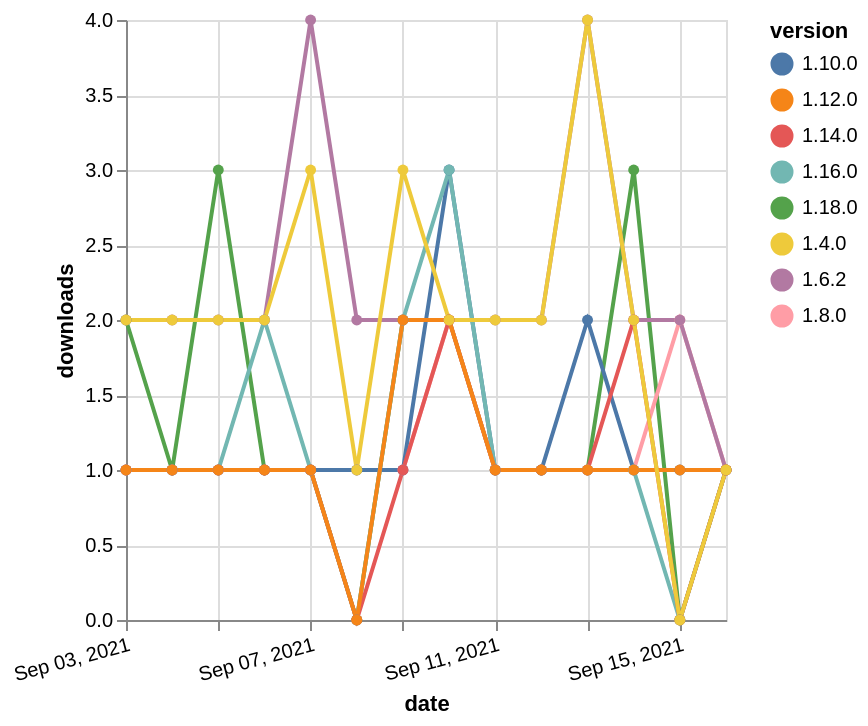

Specify this chart in Vega-Lite:
### Vega-Lite specification from a JSON file in a GitHub repository (floating-point values rounded to 4 significant figures)
{"$schema": "https://vega.github.io/schema/vega-lite/v5.json", "description": "A simple bar chart with embedded data.", "data": {"values": [{"date": "2021-09-03", "total": 125, "delta": 2, "version": "1.18.0"}, {"date": "2021-09-04", "total": 126, "delta": 1, "version": "1.18.0"}, {"date": "2021-09-05", "total": 129, "delta": 3, "version": "1.18.0"}, {"date": "2021-09-06", "total": 130, "delta": 1, "version": "1.18.0"}, {"date": "2021-09-07", "total": 131, "delta": 1, "version": "1.18.0"}, {"date": "2021-09-08", "total": 131, "delta": 0, "version": "1.18.0"}, {"date": "2021-09-09", "total": 133, "delta": 2, "version": "1.18.0"}, {"date": "2021-09-10", "total": 135, "delta": 2, "version": "1.18.0"}, {"date": "2021-09-11", "total": 136, "delta": 1, "version": "1.18.0"}, {"date": "2021-09-12", "total": 137, "delta": 1, "version": "1.18.0"}, {"date": "2021-09-13", "total": 138, "delta": 1, "version": "1.18.0"}, {"date": "2021-09-14", "total": 141, "delta": 3, "version": "1.18.0"}, {"date": "2021-09-15", "total": 141, "delta": 0, "version": "1.18.0"}, {"date": "2021-09-16", "total": 142, "delta": 1, "version": "1.18.0"}, {"date": "2021-09-03", "total": 270, "delta": 1, "version": "1.8.0"}, {"date": "2021-09-04", "total": 271, "delta": 1, "version": "1.8.0"}, {"date": "2021-09-05", "total": 272, "delta": 1, "version": "1.8.0"}, {"date": "2021-09-06", "total": 273, "delta": 1, "version": "1.8.0"}, {"date": "2021-09-07", "total": 274, "delta": 1, "version": "1.8.0"}, {"date": "2021-09-08", "total": 275, "delta": 1, "version": "1.8.0"}, {"date": "2021-09-09", "total": 276, "delta": 1, "version": "1.8.0"}, {"date": "2021-09-10", "total": 278, "delta": 2, "version": "1.8.0"}, {"date": "2021-09-11", "total": 279, "delta": 1, "version": "1.8.0"}, {"date": "2021-09-12", "total": 280, "delta": 1, "version": "1.8.0"}, {"date": "2021-09-13", "total": 281, "delta": 1, "version": "1.8.0"}, {"date": "2021-09-14", "total": 282, "delta": 1, "version": "1.8.0"}, {"date": "2021-09-15", "total": 284, "delta": 2, "version": "1.8.0"}, {"date": "2021-09-16", "total": 285, "delta": 1, "version": "1.8.0"}, {"date": "2021-09-03", "total": 215, "delta": 1, "version": "1.10.0"}, {"date": "2021-09-04", "total": 216, "delta": 1, "version": "1.10.0"}, {"date": "2021-09-05", "total": 217, "delta": 1, "version": "1.10.0"}, {"date": "2021-09-06", "total": 218, "delta": 1, "version": "1.10.0"}, {"date": "2021-09-07", "total": 219, "delta": 1, "version": "1.10.0"}, {"date": "2021-09-08", "total": 220, "delta": 1, "version": "1.10.0"}, {"date": "2021-09-09", "total": 221, "delta": 1, "version": "1.10.0"}, {"date": "2021-09-10", "total": 224, "delta": 3, "version": "1.10.0"}, {"date": "2021-09-11", "total": 225, "delta": 1, "version": "1.10.0"}, {"date": "2021-09-12", "total": 226, "delta": 1, "version": "1.10.0"}, {"date": "2021-09-13", "total": 228, "delta": 2, "version": "1.10.0"}, {"date": "2021-09-14", "total": 229, "delta": 1, "version": "1.10.0"}, {"date": "2021-09-15", "total": 230, "delta": 1, "version": "1.10.0"}, {"date": "2021-09-16", "total": 231, "delta": 1, "version": "1.10.0"}, {"date": "2021-09-03", "total": 204, "delta": 1, "version": "1.16.0"}, {"date": "2021-09-04", "total": 205, "delta": 1, "version": "1.16.0"}, {"date": "2021-09-05", "total": 206, "delta": 1, "version": "1.16.0"}, {"date": "2021-09-06", "total": 208, "delta": 2, "version": "1.16.0"}, {"date": "2021-09-07", "total": 209, "delta": 1, "version": "1.16.0"}, {"date": "2021-09-08", "total": 209, "delta": 0, "version": "1.16.0"}, {"date": "2021-09-09", "total": 211, "delta": 2, "version": "1.16.0"}, {"date": "2021-09-10", "total": 214, "delta": 3, "version": "1.16.0"}, {"date": "2021-09-11", "total": 215, "delta": 1, "version": "1.16.0"}, {"date": "2021-09-12", "total": 216, "delta": 1, "version": "1.16.0"}, {"date": "2021-09-13", "total": 217, "delta": 1, "version": "1.16.0"}, {"date": "2021-09-14", "total": 218, "delta": 1, "version": "1.16.0"}, {"date": "2021-09-15", "total": 218, "delta": 0, "version": "1.16.0"}, {"date": "2021-09-16", "total": 219, "delta": 1, "version": "1.16.0"}, {"date": "2021-09-03", "total": 178, "delta": 1, "version": "1.14.0"}, {"date": "2021-09-04", "total": 179, "delta": 1, "version": "1.14.0"}, {"date": "2021-09-05", "total": 180, "delta": 1, "version": "1.14.0"}, {"date": "2021-09-06", "total": 181, "delta": 1, "version": "1.14.0"}, {"date": "2021-09-07", "total": 182, "delta": 1, "version": "1.14.0"}, {"date": "2021-09-08", "total": 182, "delta": 0, "version": "1.14.0"}, {"date": "2021-09-09", "total": 183, "delta": 1, "version": "1.14.0"}, {"date": "2021-09-10", "total": 185, "delta": 2, "version": "1.14.0"}, {"date": "2021-09-11", "total": 186, "delta": 1, "version": "1.14.0"}, {"date": "2021-09-12", "total": 187, "delta": 1, "version": "1.14.0"}, {"date": "2021-09-13", "total": 188, "delta": 1, "version": "1.14.0"}, {"date": "2021-09-14", "total": 190, "delta": 2, "version": "1.14.0"}, {"date": "2021-09-15", "total": 190, "delta": 0, "version": "1.14.0"}, {"date": "2021-09-16", "total": 191, "delta": 1, "version": "1.14.0"}, {"date": "2021-09-03", "total": 2471, "delta": 2, "version": "1.6.2"}, {"date": "2021-09-04", "total": 2473, "delta": 2, "version": "1.6.2"}, {"date": "2021-09-05", "total": 2475, "delta": 2, "version": "1.6.2"}, {"date": "2021-09-06", "total": 2477, "delta": 2, "version": "1.6.2"}, {"date": "2021-09-07", "total": 2481, "delta": 4, "version": "1.6.2"}, {"date": "2021-09-08", "total": 2483, "delta": 2, "version": "1.6.2"}, {"date": "2021-09-09", "total": 2485, "delta": 2, "version": "1.6.2"}, {"date": "2021-09-10", "total": 2487, "delta": 2, "version": "1.6.2"}, {"date": "2021-09-11", "total": 2489, "delta": 2, "version": "1.6.2"}, {"date": "2021-09-12", "total": 2491, "delta": 2, "version": "1.6.2"}, {"date": "2021-09-13", "total": 2495, "delta": 4, "version": "1.6.2"}, {"date": "2021-09-14", "total": 2497, "delta": 2, "version": "1.6.2"}, {"date": "2021-09-15", "total": 2499, "delta": 2, "version": "1.6.2"}, {"date": "2021-09-16", "total": 2500, "delta": 1, "version": "1.6.2"}, {"date": "2021-09-03", "total": 212, "delta": 1, "version": "1.12.0"}, {"date": "2021-09-04", "total": 213, "delta": 1, "version": "1.12.0"}, {"date": "2021-09-05", "total": 214, "delta": 1, "version": "1.12.0"}, {"date": "2021-09-06", "total": 215, "delta": 1, "version": "1.12.0"}, {"date": "2021-09-07", "total": 216, "delta": 1, "version": "1.12.0"}, {"date": "2021-09-08", "total": 216, "delta": 0, "version": "1.12.0"}, {"date": "2021-09-09", "total": 218, "delta": 2, "version": "1.12.0"}, {"date": "2021-09-10", "total": 220, "delta": 2, "version": "1.12.0"}, {"date": "2021-09-11", "total": 221, "delta": 1, "version": "1.12.0"}, {"date": "2021-09-12", "total": 222, "delta": 1, "version": "1.12.0"}, {"date": "2021-09-13", "total": 223, "delta": 1, "version": "1.12.0"}, {"date": "2021-09-14", "total": 224, "delta": 1, "version": "1.12.0"}, {"date": "2021-09-15", "total": 225, "delta": 1, "version": "1.12.0"}, {"date": "2021-09-16", "total": 226, "delta": 1, "version": "1.12.0"}, {"date": "2021-09-03", "total": 2339, "delta": 2, "version": "1.4.0"}, {"date": "2021-09-04", "total": 2341, "delta": 2, "version": "1.4.0"}, {"date": "2021-09-05", "total": 2343, "delta": 2, "version": "1.4.0"}, {"date": "2021-09-06", "total": 2345, "delta": 2, "version": "1.4.0"}, {"date": "2021-09-07", "total": 2348, "delta": 3, "version": "1.4.0"}, {"date": "2021-09-08", "total": 2349, "delta": 1, "version": "1.4.0"}, {"date": "2021-09-09", "total": 2352, "delta": 3, "version": "1.4.0"}, {"date": "2021-09-10", "total": 2354, "delta": 2, "version": "1.4.0"}, {"date": "2021-09-11", "total": 2356, "delta": 2, "version": "1.4.0"}, {"date": "2021-09-12", "total": 2358, "delta": 2, "version": "1.4.0"}, {"date": "2021-09-13", "total": 2362, "delta": 4, "version": "1.4.0"}, {"date": "2021-09-14", "total": 2364, "delta": 2, "version": "1.4.0"}, {"date": "2021-09-15", "total": 2364, "delta": 0, "version": "1.4.0"}, {"date": "2021-09-16", "total": 2365, "delta": 1, "version": "1.4.0"}]}, "width": "container", "mark": {"type": "line", "point": {"filled": true}}, "encoding": {"x": {"field": "date", "type": "temporal", "timeUnit": "yearmonthdate", "title": "date", "axis": {"labelAngle": -15}}, "y": {"field": "delta", "type": "quantitative", "title": "downloads"}, "color": {"field": "version", "type": "nominal"}, "tooltip": {"field": "delta"}}}
